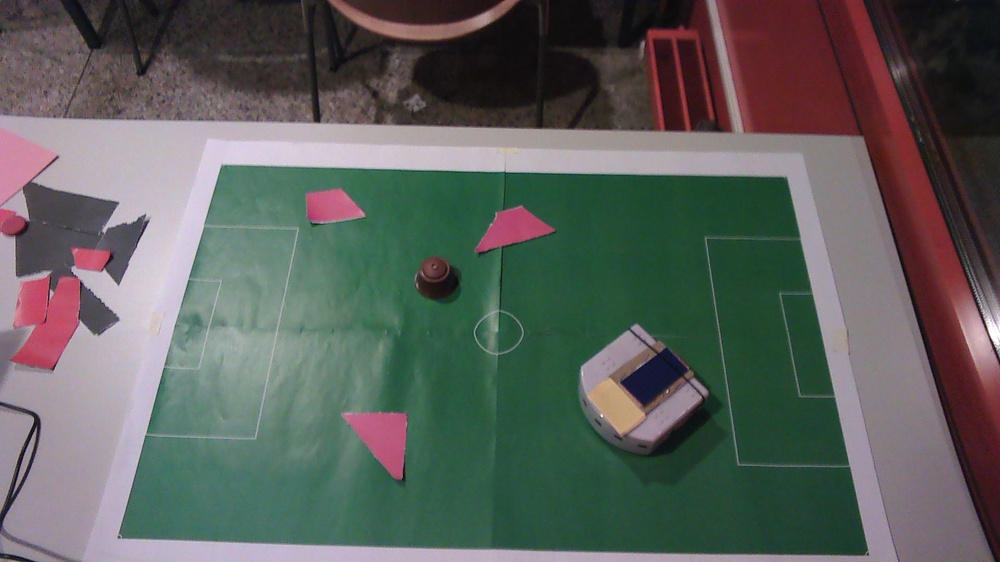
#> input picture img/example.jpg, 1000 x 562 px, shrunk from 1920 x 1080 before the run; its folder holds only this picture in this run
$ python calibration.py --dir ../img
#> lines starting #> are read from the running program, lines starting #| are printed output that depends on the picture
'''
Sample Usage:-
python calibration.py --dir calibration_checkerboard/ --square_size 0.024
'''

import numpy as np
import cv2
import os
import argparse


def calibrate(dirpath, square_size, width=9, height=6, visualize=False):
    """ Apply camera calibration operation for images in the given directory path. """
#> called with dirpath = '../img', square_size = 1, width = 9, height = 6, visualize = False

    # termination criteria
    criteria = (cv2.TERM_CRITERIA_EPS + cv2.TERM_CRITERIA_MAX_ITER, 30, 0.001)

    # prepare object points, like (0,0,0), (1,0,0), (2,0,0) ....,(8,6,0)
    objp = np.zeros((6*8,3), np.float32)
    objp[:, :2] = np.mgrid[0:8, 0:6].T.reshape(-1, 2)

    # objp = objp * square_size

    # Arrays to store object points and image points from all the images.
    objpoints = []  # 3d point in real world space
    imgpoints = []  # 2d points in image plane.

    images = os.listdir(dirpath)


    for fname in images:
        img = cv2.imread(os.path.join(dirpath, fname))
#> img is the input picture: shape (562, 1000, 3); mean B, G, R 91.5, 95.7, 92.1

        gray = cv2.cvtColor(img, cv2.COLOR_BGR2GRAY)
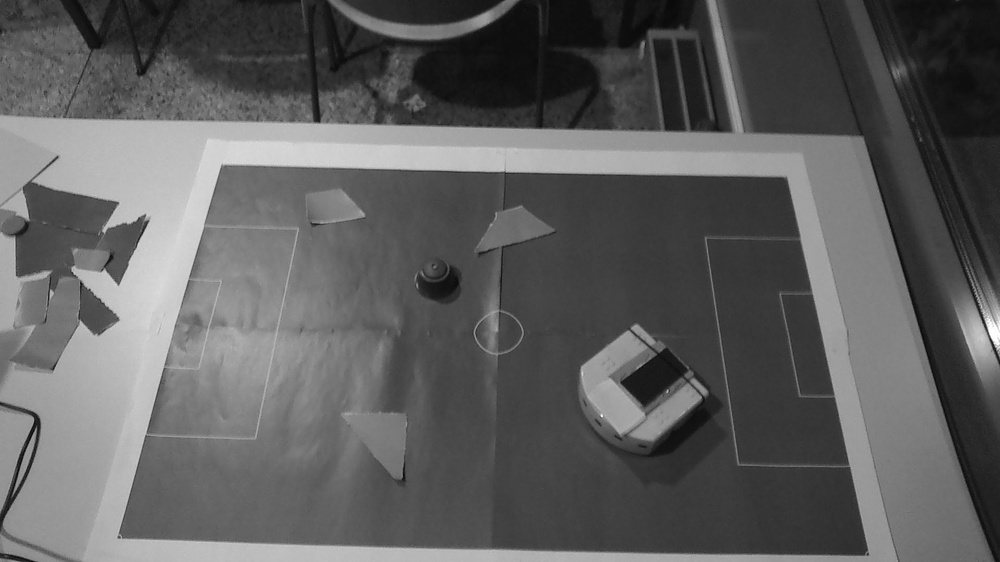
#> gray: shape (562, 1000); min 4, max 255, mean 94.2

        # Find the chess board corners
        ret, corners = cv2.findChessboardCorners(gray, (8, 6), None)
#> ret = False; corners = None

        # print(ret)
        # If found, add object points, image points (after refining them)
        if ret:
            objpoints.append(objp)

            corners2 = cv2.cornerSubPix(gray, corners, (11, 11), (-1, -1), criteria)
            imgpoints.append(corners2)

            # Draw and display the corners
            img = cv2.drawChessboardCorners(img, (8, 6), corners2, ret)

        if visualize:
            cv2.imshow('img',img)
            cv2.waitKey(0)

    print(np.shape(np.array([imgpoints])))
    print(np.shape(np.array([objpoints])))

    # print(np.size(objpoints))
#> (the run stopped early here; a loop or call above may not have finished)
